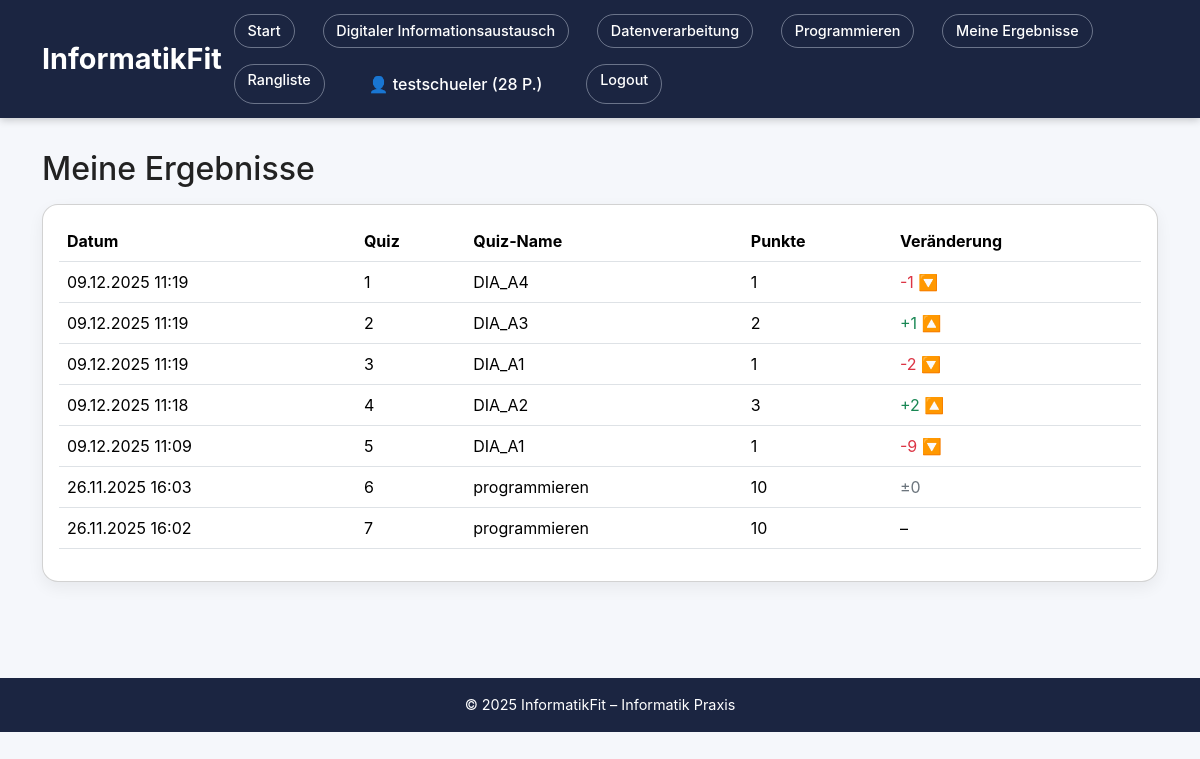
/me/results (signed in), run on the app's committed database.
### models.py (models this page shows, shortened)
class User(db.Model, UserMixin):
    id = db.Column(db.Integer, primary_key=True)
    username = db.Column(db.String(80), unique=True, nullable=False)
    password_hash = db.Column(db.String(255), nullable=False)
    total_points = db.Column(db.Integer, default=0)  # Für Rangliste / Gesamtpunkte
    results = db.relationship('Result', backref='user', lazy=True)

class Result(db.Model):
    id = db.Column(db.Integer, primary_key=True)
    quiz_name = db.Column(db.String(120), nullable=False)
    points = db.Column(db.Integer, nullable=False)
    created_at = db.Column(db.DateTime, default=datetime.utcnow)
    user_id = db.Column(db.Integer, db.ForeignKey('user.id'), nullable=False)

### app.py (the view)
@app.route("/me/results")
@login_required
def my_results():
    results = (
        Result.query.filter_by(user_id=current_user.id)
        .order_by(Result.created_at.desc())
        .all()
    )
    return render_template("my_results.html", results=results)

### app.py (called while the page is built)
@login_manager.user_loader
def load_user(user_id):
    return User.query.get(int(user_id))

### templates/my_results.html (shortened to what this page needs)
{% extends "base.html" %}
{% block content %}
<h2 class="mb-3">Meine Ergebnisse</h2>
{% if results %}
  <div class="card p-3">
    <table class="table align-middle">
      <thead>
        <tr>
          <th>Datum</th>
          <th>Quiz</th>
          <th>Quiz-Name</th>
          <th>Punkte</th>
          <th>Veränderung</th>
        </tr>
      </thead>
      <tbody>
        {% for r in results %}
          {% set prev = None %}
          {% set diff = None %}
          {% if not loop.last %}
            {% set prev = results[loop.index] %}
            {% set diff = r.points - prev.points %}
          {% endif %}
          <tr>
            <td>{{ r.created_at.strftime("%d.%m.%Y %H:%M") }}</td>
            <td>{{ loop.index }}</td>
            <td>{{ r.quiz_name }}</td>
            <td>{{ r.points }}</td>
            <td>
              {% if diff is not none %}
                {% if diff > 0 %}
                  <span class="text-success">+{{ diff }} 🔼</span>
                {% elif diff < 0 %}
                  <span class="text-danger">{{ diff }} 🔽</span>
                {% else %}
                  <span class="text-secondary">±0</span>
                {% endif %}
              {% else %}
                –
              {% endif %}
            </td>
          </tr>
        {% endfor %}
      </tbody>
    </table>
  </div>
{% else %}
  <p>Noch keine Ergebnisse. Mach dein erstes Quiz! 🎯</p>
{% endif %}
{% endblock %}

### templates/base.html (shortened to what this page needs)
<!doctype html>
<html lang="de">
<head>
    <link
      href="https://cdn.jsdelivr.net/npm/bootstrap@5.3.3/dist/css/bootstrap.min.css"
      rel="stylesheet"
    >
    <link rel="stylesheet" href="{{ url_for('static', filename='style.css') }}">
</head>
<body>
    <header class="topbar">
        <div class="container d-flex justify-content-between align-items-center">
            <h1 class="topbar-brand mb-0">InformatikFit</h1>
            <nav class="nav">
                <a class="nav-link" href="{{ url_for('home') }}">Start</a>
                <a class="nav-link" href="{{ url_for('digitaler_informationsaustausch') }}">
                    Digitaler Informationsaustausch
                </a>
                <a class="nav-link" href="{{ url_for('datenverarbeitung') }}">
                    Datenverarbeitung
                </a>
                <a class="nav-link" href="{{ url_for('programmieren') }}">
                    Programmieren
                </a>
                {% if current_user.is_authenticated %}
                    <a class="nav-link" href="{{ url_for('my_results') }}">Meine Ergebnisse</a>
                    <a class="nav-link" href="{{ url_for('leaderboard') }}">Rangliste</a>
                    <span class="nav-link disabled">
                        👤 {{ current_user.username }} ({{ current_user.total_points }} P.)
                    </span>
                    <a class="nav-link" href="{{ url_for('logout') }}">Logout</a>
                {% else %}
                    <a class="nav-link" href="{{ url_for('login') }}">Login</a>
                    <a class="nav-link" href="{{ url_for('register') }}">Registrieren</a>
                {% endif %}
            </nav>
        </div>
    </header>
    <main class="container mb-5">
        {% block content %}{% endblock %}
    </main>
    <footer class="footer">
        © 2025 InformatikFit – Informatik Praxis
    </footer>
</body>
</html>

### static/style.css (style rules this page uses)
* * { margin: 0; padding: 0; box-sizing: border-box; font-family: -apple-system, BlinkMacSystemFont, "Segoe UI", Roboto, sans-serif; }
body { background: #f4f4f7; color: #222; min-height: 100vh; display: flex; flex-direction: column; }
.topbar { background: #1e293b; padding: 1.2rem 2rem; color: #f9fafb; box-shadow: 0 2px 8px rgba(0,0,0,0.2); }
.topbar h1 { font-size: 1.8rem; margin-bottom: 0.5rem; }
.nav { display: flex; gap: 1rem; flex-wrap: wrap; }
.nav a { color: #e5e7eb; text-decoration: none; font-weight: 500; padding: 0.3rem 0.8rem; border-radius: 999px; border: 1px solid rgba(228, 235, 247, 0.4); font-size: 0.9rem; }
h2 { margin-bottom: 0.5rem; }

### templates/base.html (style rules this page uses)
:root { --dark-blue: #1B2541; --page-bg: #f5f7fb; }
body { margin: 0; padding: 0; background-color: var(--page-bg); }
.topbar { background: var(--dark-blue); color: white; padding: 0.9rem 0; margin-bottom: 2rem; }
.topbar-brand { font-size: 1.8rem; font-weight: 700; margin: 0; }
.topbar .nav-link { color: white; font-weight: 500; margin-left: 0.75rem; }
.card { border-radius: 1rem; box-shadow: 0 6px 16px rgba(0,0,0,0.06); }
.footer { background: var(--dark-blue); color: white; text-align: center; padding: 1rem 0; margin-top: 3rem; font-size: 0.9rem; }

### data on the page
User: username "testschueler", total_points "28"
Result: created_at "09.12.2025 11:19", quiz_name "DIA_A4", points "1", diff "-1"
Result: created_at "09.12.2025 11:19", quiz_name "DIA_A3", points "2", user "1"
Result: created_at "09.12.2025 11:19", quiz_name "DIA_A1", points "1", diff "-2"
Result: created_at "09.12.2025 11:18", quiz_name "DIA_A2", points "3", diff "2"
Result: created_at "09.12.2025 11:09", quiz_name "DIA_A1", points "1", diff "-9"
Result: created_at "26.11.2025 16:03", quiz_name "programmieren", points "10", shows "±0"
Result: created_at "26.11.2025 16:02", quiz_name "programmieren", points "10"
